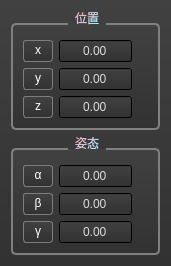
  <widget class="QWidget" name="widget_2" native="true">
   <property name="geometry">
    <rect>
     <x>400</x>
     <y>520</y>
     <width>171</width>
     <height>254</height>
    </rect>
   </property>
   <property name="styleSheet">
    <string notr="true">background-color: qlineargradient(spread:pad, x1:0, y1:0, x2:0, y2:1, stop:0 rgba(65, 65, 65, 255), stop:1 rgba(50, 50, 50, 255));
color: qlineargradient(spread:pad, x1:0, y1:0, x2:1, y2:1, stop:0 rgba(255, 150, 180, 255), stop:1 rgba(150, 255, 255, 255));</string>
   </property>
   <layout class="QVBoxLayout" name="verticalLayout_2">
    <item>
     <widget class="QGroupBox" name="groupBox">
      <property name="styleSheet">
       <string notr="true">
QGroupBox {
    background-color: qlineargradient(x1: 0, y1: 0, x2: 0, y2: 1,
                                      stop: 0 #404040, stop: 1 #040404);
    border: 2px solid gray;
	font: 75 14pt &quot;微软雅黑&quot;;
    border-radius: 5px;
    margin-top: 12px; /* leave space at the top for the title */
}

QGroupBox::title {
    subcontrol-origin: margin;
    subcontrol-position: top center; /* position at the top center */
	
    padding: 0 5px;
	
}
</string>
      </property>
      <property name="title">
       <string>位置</string>
      </property>
      <property name="alignment">
       <set>Qt::AlignCenter</set>
      </property>
      <layout class="QGridLayout" name="gridLayout_2">
       <property name="rightMargin">
        <number>25</number>
       </property>
       <item row="1" column="0">
        <widget class="QLabel" name="yLabel">
         <property name="minimumSize">
          <size>
           <width>30</width>
           <height>0</height>
          </size>
         </property>
         <property name="styleSheet">
          <string notr="true">font: 75 12pt &quot;Times New Roman&quot;;
color:white;
background-color: qlineargradient(x1: 0, y1: 0, x2: 0, y2: 1,
                                      stop: 0 #404040, stop: 1 #040404);
border: 1px solid rgb(125,125,125);
padding-top:-2px;
padding-bottom: 2px;
border-radius: 3px;</string>
         </property>
         <property name="text">
          <string>y</string>
         </property>
         <property name="alignment">
          <set>Qt::AlignCenter</set>
         </property>
        </widget>
       </item>
       <item row="0" column="1">
        <widget class="QLineEdit" name="xVal">
         <property name="styleSheet">
          <string notr="true">font: 12pt &quot;Times New Roman&quot;;
color: rgb(220, 220, 220);</string>
         </property>
         <property name="text">
          <string>0.00</string>
         </property>
         <property name="alignment">
          <set>Qt::AlignCenter</set>
         </property>
         <property name="readOnly">
          <bool>true</bool>
         </property>
        </widget>
       </item>
       <item row="0" column="0">
        <widget class="QLabel" name="xLabel">
         <property name="minimumSize">
          <size>
           <width>30</width>
           <height>0</height>
          </size>
         </property>
         <property name="styleSheet">
          <string notr="true">font: 75 12pt &quot;Times New Roman&quot;;
color:white;
background-color: qlineargradient(x1: 0, y1: 0, x2: 0, y2: 1,
                                      stop: 0 #404040, stop: 1 #040404);
border: 1px solid rgb(125,125,125);
padding-top:-2px;
padding-bottom: 2px;
border-radius: 3px;</string>
         </property>
         <property name="text">
          <string>x</string>
         </property>
         <property name="alignment">
          <set>Qt::AlignCenter</set>
         </property>
        </widget>
       </item>
       <item row="2" column="0">
        <widget class="QLabel" name="zLabel">
         <property name="minimumSize">
          <size>
           <width>30</width>
           <height>0</height>
          </size>
         </property>
         <property name="styleSheet">
          <string notr="true">font: 75 12pt &quot;Times New Roman&quot;;
color:white;
background-color: qlineargradient(x1: 0, y1: 0, x2: 0, y2: 1,
                                      stop: 0 #404040, stop: 1 #040404);
border: 1px solid rgb(125,125,125);
padding-top:-2px;
padding-bottom: 2px;
border-radius: 3px;</string>
         </property>
         <property name="text">
          <string>z</string>
         </property>
         <property name="alignment">
          <set>Qt::AlignCenter</set>
         </property>
        </widget>
       </item>
       <item row="1" column="1">
        <widget class="QLineEdit" name="yVal">
         <property name="styleSheet">
          <string notr="true">font: 12pt &quot;Times New Roman&quot;;
color: rgb(220, 220, 220);</string>
         </property>
         <property name="text">
          <string>0.00</string>
         </property>
         <property name="alignment">
          <set>Qt::AlignCenter</set>
         </property>
         <property name="readOnly">
          <bool>true</bool>
         </property>
        </widget>
       </item>
       <item row="2" column="1">
        <widget class="QLineEdit" name="zVal">
         <property name="styleSheet">
          <string notr="true">font: 12pt &quot;Times New Roman&quot;;
color: rgb(220, 220, 220);</string>
         </property>
         <property name="text">
          <string>0.00</string>
         </property>
         <property name="alignment">
          <set>Qt::AlignCenter</set>
         </property>
         <property name="readOnly">
          <bool>true</bool>
         </property>
        </widget>
       </item>
      </layout>
     </widget>
    </item>
    <item>
     <widget class="QGroupBox" name="groupBox_2">
      <property name="styleSheet">
       <string notr="true">
QGroupBox {
    background-color: qlineargradient(x1: 0, y1: 0, x2: 0, y2: 1,
                                      stop: 0 #404040, stop: 1 #040404);
    border: 2px solid gray;
    border-radius: 5px;

	font: 75 14pt &quot;微软雅黑&quot;;
    margin-top: 12px; /* leave space at the top for the title */
}

QGroupBox::title {
    subcontrol-origin: margin;
    subcontrol-position: top center; /* position at the top center */
	
    padding: 0 5px;
	
}
</string>
      </property>
      <property name="title">
       <string>姿态</string>
      </property>
      <property name="alignment">
       <set>Qt::AlignCenter</set>
      </property>
      <layout class="QGridLayout" name="gridLayout_3">
       <property name="rightMargin">
        <number>25</number>
       </property>
       <item row="0" column="1">
        <widget class="QLabel" name="label_4">
         <property name="minimumSize">
          <size>
           <width>30</width>
           <height>0</height>
          </size>
         </property>
         <property name="styleSheet">
          <string notr="true">font: 75 12pt &quot;Times New Roman&quot;;
color:white;
background-color: qlineargradient(x1: 0, y1: 0, x2: 0, y2: 1,
                                      stop: 0 #404040, stop: 1 #040404);
border: 1px solid rgb(125,125,125);
padding-top:-2px;
padding-bottom: 2px;
border-radius: 3px;</string>
         </property>
         <property name="text">
          <string>α</string>
         </property>
         <property name="alignment">
          <set>Qt::AlignCenter</set>
         </property>
        </widget>
       </item>
       <item row="2" column="1">
        <widget class="QLabel" name="label_6">
         <property name="minimumSize">
          <size>
           <width>30</width>
           <height>0</height>
          </size>
         </property>
         <property name="styleSheet">
          <string notr="true">font: 75 12pt &quot;Times New Roman&quot;;
color:white;
background-color: qlineargradient(x1: 0, y1: 0, x2: 0, y2: 1,
                                      stop: 0 #404040, stop: 1 #040404);
border: 1px solid rgb(125,125,125);
padding-top:-2px;
padding-bottom: 2px;
border-radius: 3px;</string>
         </property>
         <property name="text">
          <string>γ</string>
         </property>
         <property name="alignment">
          <set>Qt::AlignCenter</set>
         </property>
        </widget>
       </item>
       <item row="1" column="1">
        <widget class="QLabel" name="label_5">
         <property name="minimumSize">
          <size>
           <width>30</width>
           <height>0</height>
          </size>
         </property>
         <property name="styleSheet">
          <string notr="true">font: 75 12pt &quot;Times New Roman&quot;;
color:white;
background-color: qlineargradient(x1: 0, y1: 0, x2: 0, y2: 1,
                                      stop: 0 #404040, stop: 1 #040404);
border: 1px solid rgb(125,125,125);
padding-top:-2px;
padding-bottom: 2px;
border-radius: 3px;</string>
         </property>
         <property name="text">
          <string>β</string>
         </property>
         <property name="alignment">
          <set>Qt::AlignCenter</set>
         </property>
        </widget>
       </item>
       <item row="0" column="2">
        <widget class="QLineEdit" name="aVal">
         <property name="styleSheet">
          <string notr="true">font: 12pt &quot;Times New Roman&quot;;
color: rgb(220, 220, 220);</string>
         </property>
         <property name="text">
          <string>0.00</string>
         </property>
         <property name="alignment">
          <set>Qt::AlignCenter</set>
         </property>
         <property name="readOnly">
          <bool>true</bool>
         </property>
        </widget>
       </item>
       <item row="1" column="2">
        <widget class="QLineEdit" name="bVal">
         <property name="styleSheet">
          <string notr="true">font: 12pt &quot;Times New Roman&quot;;
color: rgb(220, 220, 220);</string>
         </property>
         <property name="text">
          <string>0.00</string>
         </property>
         <property name="alignment">
          <set>Qt::AlignCenter</set>
         </property>
         <property name="readOnly">
          <bool>true</bool>
         </property>
        </widget>
       </item>
       <item row="2" column="2">
        <widget class="QLineEdit" name="cVal">
         <property name="styleSheet">
          <string notr="true">font: 12pt &quot;Times New Roman&quot;;
color: rgb(220, 220, 220);</string>
         </property>
         <property name="text">
          <string>0.00</string>
         </property>
         <property name="alignment">
          <set>Qt::AlignCenter</set>
         </property>
         <property name="readOnly">
          <bool>true</bool>
         </property>
        </widget>
       </item>
      </layout>
     </widget>
    </item>
   </layout>
  </widget>
